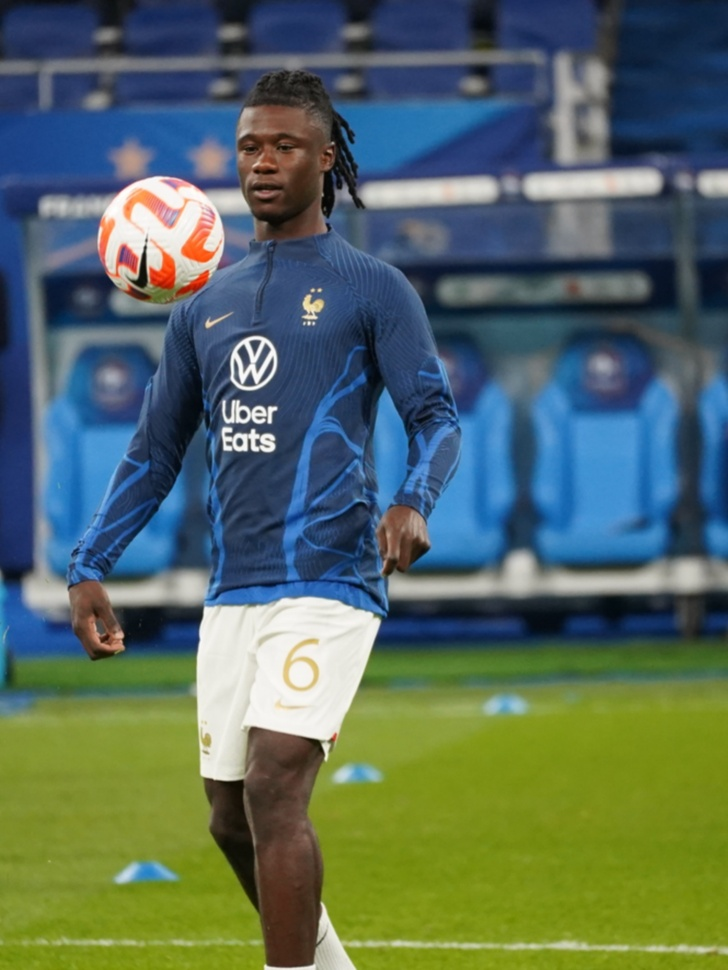
#> input picture images/Camavinga.jpg, 728 x 970 px, shrunk from 928 x 1237 before the run
$ python canny_edge.py
#> lines starting #> are read from the running program, lines starting #| are printed output that depends on the picture; after the words box and inside, x2 and y2 are one past the last pixel; in counts of white or black regions, pixels touching at a corner belong together
import cv2
import os
import numpy as np
img = cv2.imread(os.path.join('.','images','Camavinga.jpg'))
#> img is the input picture: shape (970, 728, 3); mean B, G, R 96.5, 106.5, 86.4

imge_edge = cv2.Canny(img,50,200)
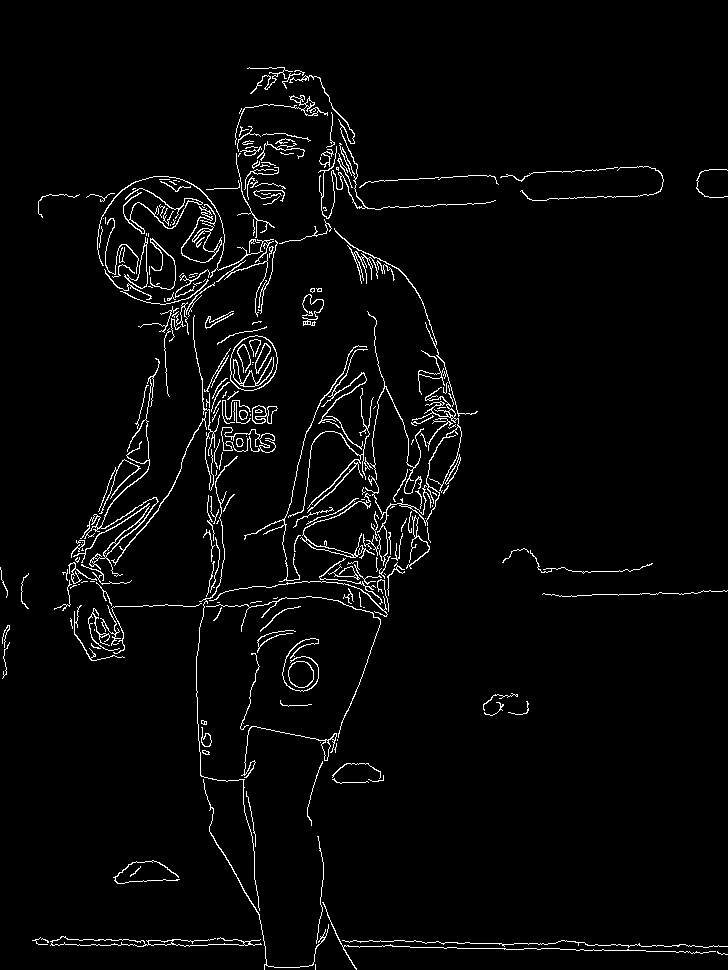
#> imge_edge: shape (970, 728); 3.1% white in thin lines or dots

img_edge_d = cv2.dilate(imge_edge,np.zeros((11, 11),dtype=np.uint8))
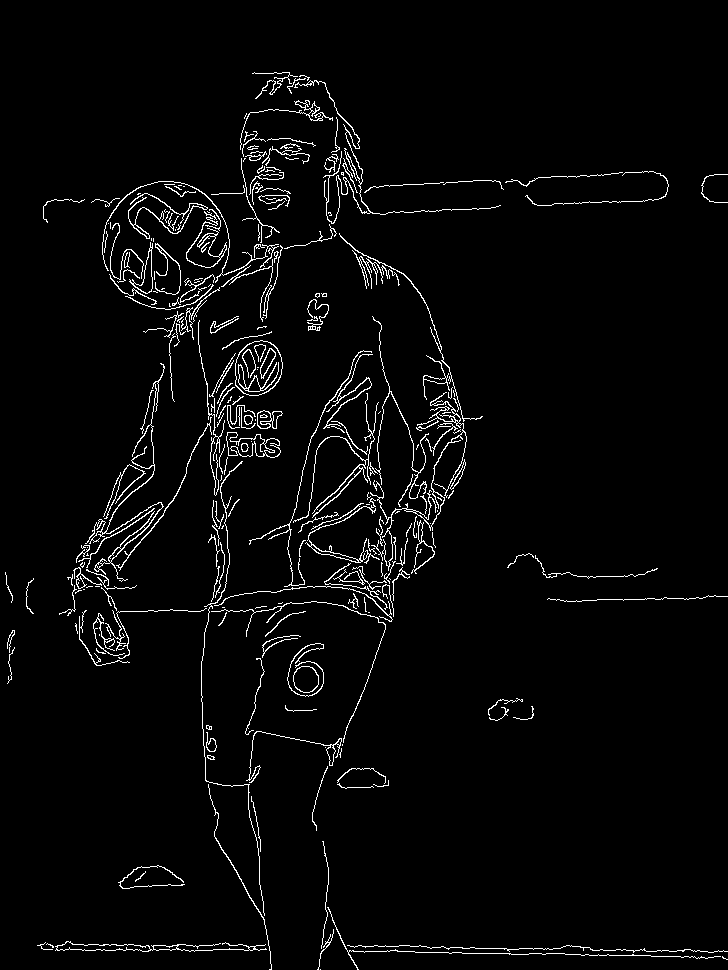
#> img_edge_d: shape (970, 728); 3.1% white in thin lines or dots

cv2.imshow('Camavinga',img)
cv2.imshow('img_edge_d',img_edge_d)
cv2.imshow('imge_edge',imge_edge)

cv2.waitKey(0)

$ run again, with images/bear.jpg copied over images/Camavinga.jpg
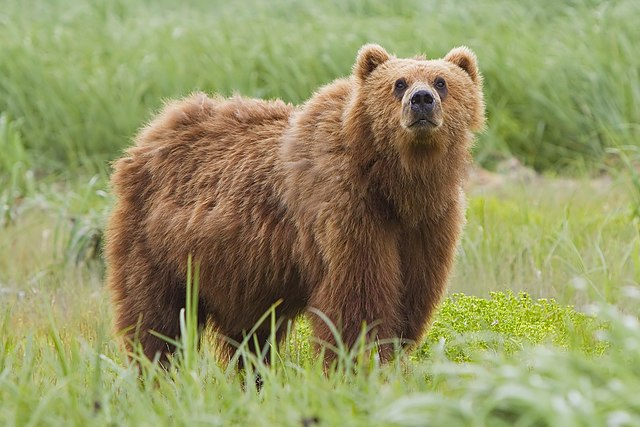
#> input picture images/bear.jpg, 640 x 427 px
#> img is the input picture: shape (427, 640, 3); mean B, G, R 98.9, 147.6, 147
#> `imge_edge = cv2.Canny(img,50,200)`:
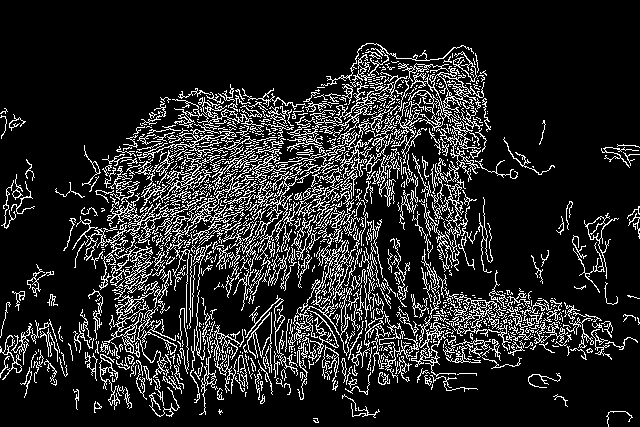
#> imge_edge: shape (427, 640); 14.5% white in thin lines or dots, all inside (x1, y1, x2, y2) = (0, 43, 640, 427)
#> `img_edge_d = cv2.dilate(imge_edge,np.zeros((11, 11),dtype=np.uint8))`:
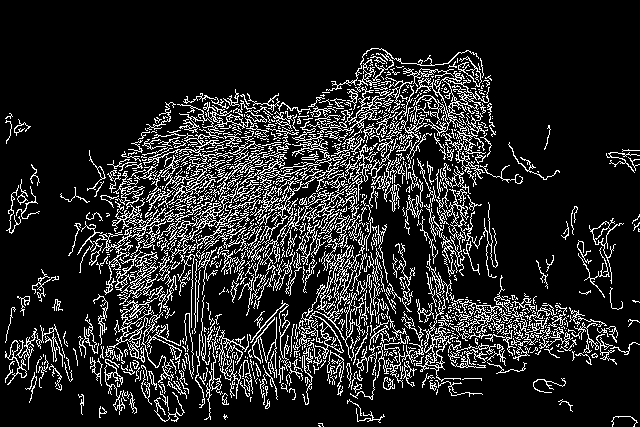
#> img_edge_d: shape (427, 640); 14.5% white in thin lines or dots, all inside (x1, y1, x2, y2) = (5, 48, 640, 427)
